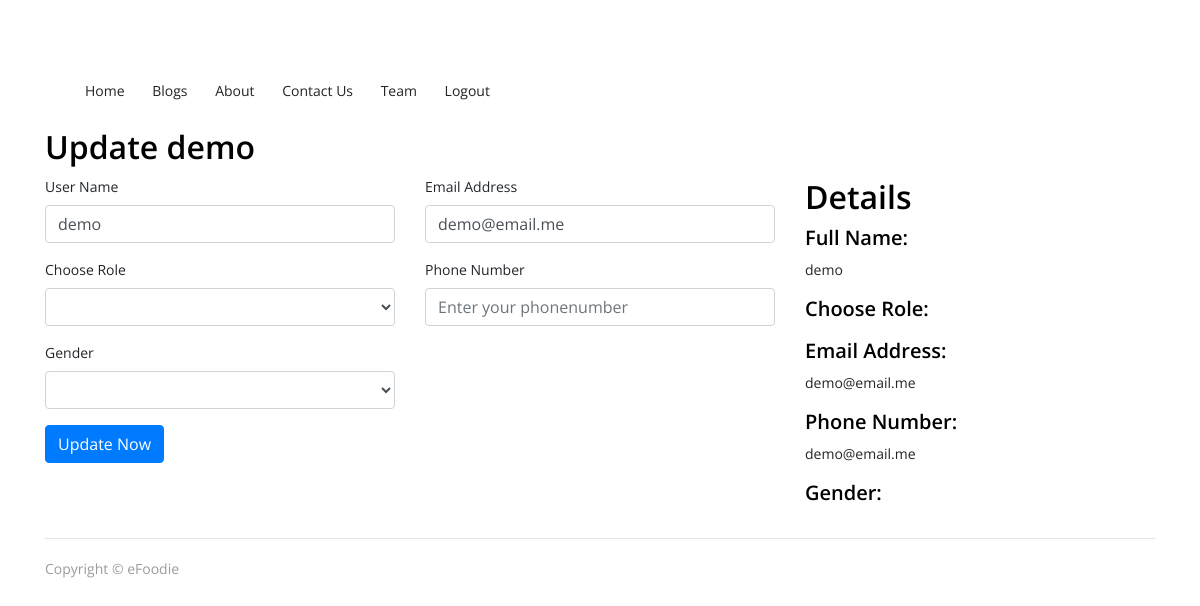
Screenshot of /edituser.php?id=1 with the database file from the repository.
### tables this page shows
CREATE TABLE `users` (
  `id` int(11) NOT NULL,
  `username` varchar(100) NOT NULL,
  `email` varchar(100) NOT NULL,
  `password` varchar(100) NOT NULL,
  `created_at` datetime DEFAULT CURRENT_TIMESTAMP,
  `role` varchar(20) DEFAULT '3',
  `phonenumber` varchar(255) DEFAULT NULL,
  `gender` varchar(20) DEFAULT NULL
);

### edituser.php (the view, shortened to what this page needs)
<?php
require_once "phpscripts/connection.php";
$id = $_GET["id"];
$spot_Euser = "SELECT * FROM users WHERE id = '$id' LIMIT 1";
$edit_res = $db->query($spot_Euser);
$edit_row = $edit_res->fetch_assoc();
include "templates/header.php";
include "templates/nav.php";
?>
    <main role="main">
      <div class="container">
        <div class="row">
            <div class="col-md-8">
                <h2>Update <?php print $edit_row["username"]; ?></h2>
            </div>
        </div>
        <div class="row">
          <div class="col-md-4">
<form method = "POST" action = "signup.php" autocomplete = "off" accept-charset="UTF-8">
    <div class="form-group">
		<label for="username">User Name</label>
		<input placeholder="Enter your User Name" class="form-control form-control-md" name="username" type="text" id="username" value = "<?php print $edit_row["username"]; ?>" required />
	</div>
    <div class="form-group">
		<label for="role">Choose Role</label>
		<select class="form-control form-control-md" name="role"  id="role" required />
        <option value = "<?php print $edit_row["role"]; ?>" ><?php print $edit_row["role"]; ?></option>
        <option value = "Chef" > Chef </option>
	</div>
	<div class="form-group">
		<label for="gender">Gender</label>
		<select class="form-control form-control-md" name="gender"  id="gender" required />
        <option value = "<?php print $edit_row["gender"]; ?>" ><?php print $edit_row["gender"]; ?></option>
        <option value = "Male" > Male </option>
	</div>
    <div class="form-group">
		<input class="btn btn-primary" type="submit" name="updateUser"  value="Update Now" OnClick = "return confirm('Are you sure you want to change <?php print $edit_row["username"]; ?> in the database?')" />
	</div>
          </div>
          <div class="col-md-4">
    <div class="form-group">
		<label for="email">Email Address</label>
		<input placeholder="Enter your email" class="form-control form-control-md" name="email_address" type="email" id="email" value = "<?php print $edit_row["email"]; ?>" required />
	</div>
	<div class="form-group">
		<label for="phonenumber">Phone Number</label>
		<input placeholder="Enter your phonenumber" class="form-control form-control-md" name="phonenumber" type="phonenumber" id="phonenumber" value = "<?php print $edit_row["phonenumber"]; ?>" required />
	</div>
          </div>
          <div class="col-md-4">
            <h2>Details</h2>
<form method = "POST" action = "signup.php" autocomplete = "off" accept-charset="UTF-8">
    <div class="form-group">
		<h5 for="username">Full Name: </h5>
		<?php print $edit_row["username"]; ?>
	</div>
    <div class="form-group">
		<h5 for="role">Choose Role: </h5>
	</div>
    <div class="form-group">
		<h5 for="email">Email Address: </h5>
		<?php print $edit_row["email"]; ?>
	</div>
	<div class="form-group">
		<h5 for="phonenumber">Phone Number: </h5>
		<?php print $edit_row["email"]; ?>
	</div>
	<div class="form-group">
		<h5 for="gender">Gender: </h5>
	</div>
</form>
          </div>
        </div>
        <hr>
      </div>
<?php
	include "templates/footer.php";
?>

### css/style.css (style rules this page uses)
body { padding-top: 3.5rem; }

### assets/home-about-page/style.css (style rules this page uses)
* { margin: 0; padding: 0; }
body { font-family: "Open Sans", sans-serif; font-size: 14px; }
h1, h2, h3, h4, h5, h6 { color: #000000; line-height: 1.3; font-weight: 600; }

### rows the page displays
users: username "demo", email_address "demo@email.me", email "demo@email.me"
